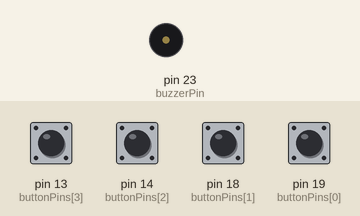
Simulated run of this sketch. Board: Arduino Mega 2560, built with avr-gcc and run on an emulated ATmega2560. On the bench: buzzer (waves = sounding). Inputs (shaded band) come from the test bench; at power-on: pin 13 (buttonPins[3]), pin 14 (buttonPins[2]), pin 18 (buttonPins[1]), pin 19 (buttonPins[0]) HIGH.

Above: at 1.2 s.
1.3 s: pin 13 (buttonPins[3]) pulled LOW for 0.15 s
At 1.37 s:
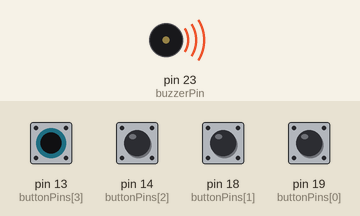
Timing chart, 0 to 4.3 s (numbered marks = the images above; inputs shaded):
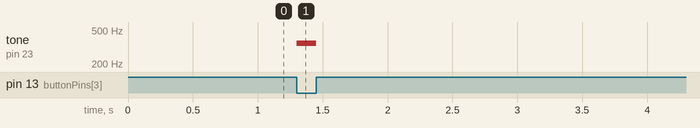

The sketch:

Electronic_Piano.ino
```cpp
// Buttons and their GPIO pins
const int NUM_KEYS = 4;
const int buttonPins[NUM_KEYS] = {19, 18, 14, 13};

// C4, D4, E4, F4
const int notes[NUM_KEYS] = {262, 294, 330, 349};

const int buzzerPin = 23;

void setup() {
  pinMode(buzzerPin, OUTPUT);

  // Internal pull-up for buttons
  for (int i = 0; i < NUM_KEYS; i++) {
    pinMode(buttonPins[i], INPUT_PULLUP);
  }
}

void loop() {
  bool keyPressed = false;

  // Check each button
  for (int i = 0; i < NUM_KEYS; i++) {

    // Pressed = LOW
    if (digitalRead(buttonPins[i]) == LOW) {
      tone(buzzerPin, notes[i]);
      keyPressed = true;
      break;
    }
  }

  // Stop when no button is pressed
  if (!keyPressed) {
    noTone(buzzerPin);
  }
}
```

Measured:
- after the input at 1.3 s, tone on pin 23 (buzzerPin): silent → 349 Hz at once, → silent 0.15 s later
